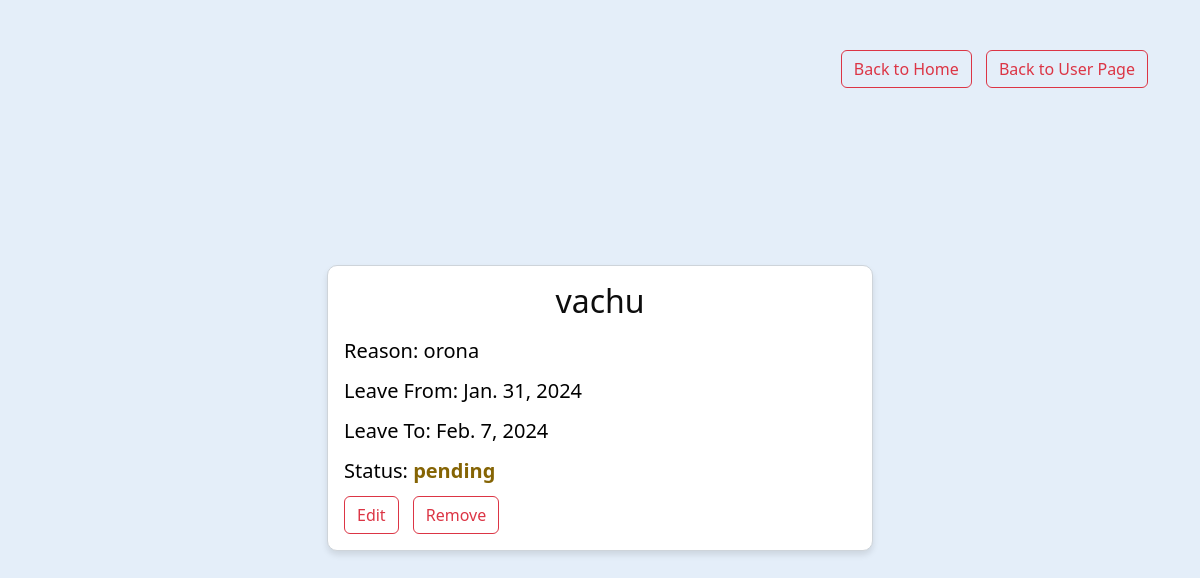
/usr/5/ (signed in), run on the app's committed database.
### Leave/models.py (models this page shows, shortened)
class LeaveRequest(models.Model):
    employee = models.ForeignKey(Employee, on_delete=models.CASCADE)
    reason = models.TextField()
    leave_from = models.DateField()
    leave_to = models.DateField()
    status_choices = [
        ('pending', 'Pending'),
        ('approved', 'Approved'),
        ('rejected', 'Rejected')
    ]
    status = models.CharField(max_length=10, choices=status_choices, default='pending')

class Employee(models.Model):
    username = models.CharField(max_length=200)
    email=models.CharField(max_length=200,unique=True)
    password=models.CharField(max_length=200)
    role_choices = [
        ('admin', 'Admin'),
        ('user', 'User')
    ]
    role = models.CharField(max_length=10, choices=role_choices)
    def __str__(self):
        return self.username

### Leave/views.py (the view)
# urls.py: path("usr/<int:pk>/",views.LeaveDetailView.as_view(),name="leave-detail"),
class LeaveDetailView(SessionRequiredMixin,DetailView):
    template_name="leave_detail.html"
    model=LeaveRequest
    context_object_name="leave"
    def get_object(self, queryset=None):
        obj = super().get_object(queryset)
        logged_in_employee_id = self.request.session.get('id2')
        if obj.employee_id != logged_in_employee_id:
            raise Http404("Leave request does not exist or you do not have permission to access it.")
        return obj

### Leave/views.py (called while the page is built)
    def dispatch(self, request, *args, **kwargs):
        if 'id2' not in request.session:
            return HttpResponse("Unauthorized", status=401)
        return super().dispatch(request, *args, **kwargs)

### Leave/templates/leave_detail.html (shortened to what this page needs)
<!DOCTYPE html>
<html lang="en">
<head>
  <link href="https://cdn.jsdelivr.net/npm/bootstrap@5.3.0-alpha1/dist/css/bootstrap.min.css" rel="stylesheet">
</head>
<body>
  <div class="container">
    <div class="row">
      <div class="col-md-12 text-end">
        <a href="http://127.0.0.1:8000" class="btn btn-outline-danger">Back to Home</a>
        <a href="http://127.0.0.1:8000/usr/leave/all" class="btn btn-outline-danger">Back to User Page</a>
      </div>
    </div>
    <div class="row justify-content-center align-items-center" style="min-height: 80vh;">
      <div class="col-md-6">
        <div class="card">
          <div class="card-body">
            <center>
              <h5 class="card-title">{{ leave.employee }}</h5>
            </center>
            <p class="card-text">Reason: {{ leave.reason }}</p>
            <p class="card-text">Leave From: {{ leave.leave_from }}</p>
            <p class="card-text">Leave To: {{ leave.leave_to }}</p>
            <p class="card-text">
              Status:
              <span class="
                {% if leave.status == 'approved' %}
                  status-approved
                {% elif leave.status == 'pending' %}
                  status-pending
                {% else %}
                  status-rejected
                {% endif %}
              ">
                {{ leave.status }}
              </span>
            </p>
            <a href="{% url 'leave-edit' leave.id %}" class="btn btn-outline-danger">Edit</a>
            <a href="{% url 'leave-remove' leave.id %}" class="btn btn-outline-danger">Remove</a>
          </div>
        </div>
      </div>
    </div>
  </div>
</body>
</html>

### Leave/templates/leave_detail.html (style rules this page uses)
body { background-color: #e4eef9; }
.container { padding-top: 50px; }
.card { background-color: #fff; border: 1px solid #ced4da; border-radius: 10px; box-shadow: 0 4px 6px rgba(0, 0, 0, 0.1); }
.card-title { color: #0d0d0d; font-size: 32px; margin-bottom: 15px; }
.card-text { color: black; font-size: 20px; margin-bottom: 10px; }
.status-pending { color: #856404; font-weight: bold; }
.btn { margin-right: 10px; }

### data on the page
LeaveRequest: employee "vachu", reason "orona", leave_from "Jan. 31, 2024", leave_to "Feb. 7, 2024", status "pending"
